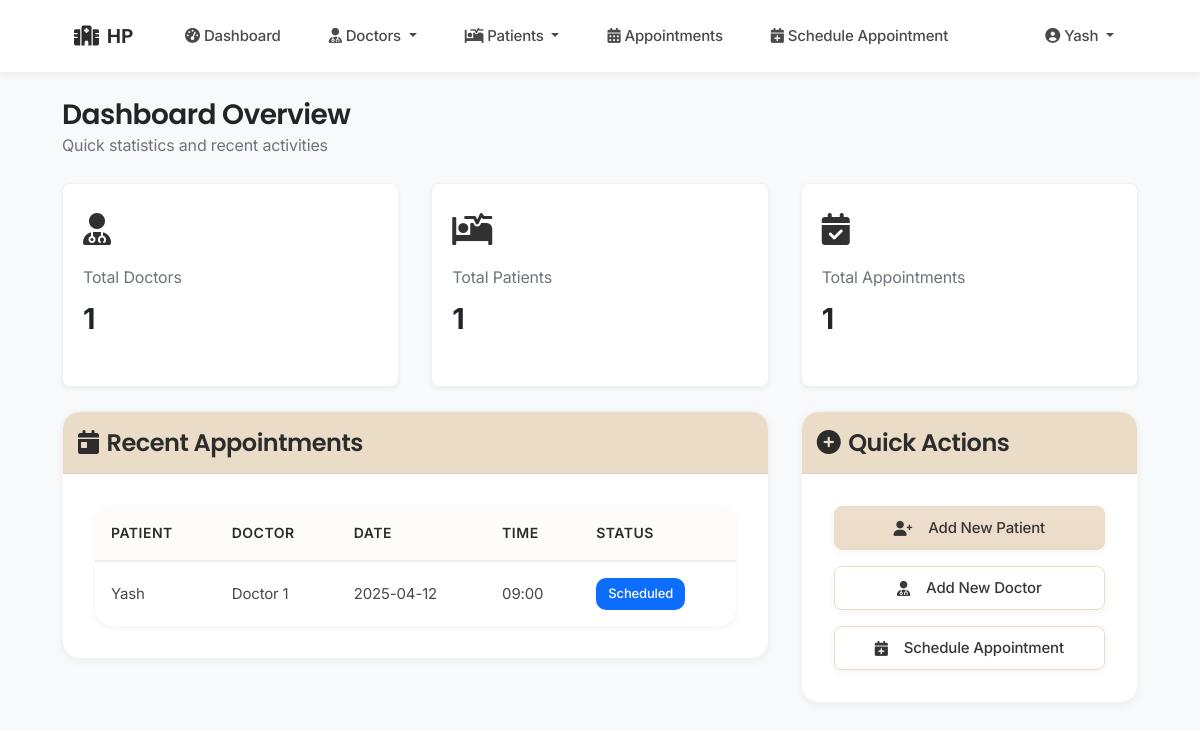
/admin/dashboard (signed in), run on the app's committed database.
### tables this page shows
CREATE TABLE appointments (
                id INTEGER PRIMARY KEY AUTOINCREMENT,
                patient_id INTEGER NOT NULL,
                doctor_id INTEGER NOT NULL,
                date TEXT NOT NULL,
                time_slot TEXT NOT NULL,
                status TEXT DEFAULT 'Scheduled',
                notes TEXT,
                created_at TIMESTAMP DEFAULT CURRENT_TIMESTAMP,
                hospital_id INTEGER NOT NULL,
                FOREIGN KEY (patient_id) REFERENCES patients(id),
                FOREIGN KEY (doctor_id) REFERENCES doctors(id),
                FOREIGN KEY (hospital_id) REFERENCES staff(id)
            );

CREATE TABLE patients (
                id INTEGER PRIMARY KEY AUTOINCREMENT,
                name TEXT NOT NULL,
                age INTEGER NOT NULL,
                gender TEXT,
                contact TEXT,
                address TEXT,
                medical_history TEXT,
                created_at TIMESTAMP DEFAULT CURRENT_TIMESTAMP,
                created_by INTEGER,
                hospital_id INTEGER NOT NULL,
                FOREIGN KEY (created_by) REFERENCES staff(id),
                FOREIGN KEY (hospital_id) REFERENCES staff(id)
            );

CREATE TABLE doctors (
                id INTEGER PRIMARY KEY AUTOINCREMENT,
                name TEXT NOT NULL,
                specialization TEXT NOT NULL,
                experience INTEGER,
                consultation_fee REAL,
                contact TEXT,
                bio TEXT,
                image_path TEXT,
                username TEXT UNIQUE,
                password TEXT,
                created_by INTEGER,
                hospital_id INTEGER NOT NULL,
                FOREIGN KEY (created_by) REFERENCES staff(id),
                FOREIGN KEY (hospital_id) REFERENCES staff(id)
            );

### app.py (the view)
@app.route('/admin/dashboard')
def admin_dashboard():
    if 'user_id' not in session or session['user_type'] != 'admin':
        return redirect(url_for('login'))
    conn = get_db_connection()
    doctors_count = conn.execute('SELECT COUNT(*) FROM doctors WHERE hospital_id = ?',
                               (session['hospital_id'],)).fetchone()[0]
    patients_count = conn.execute('SELECT COUNT(*) FROM patients WHERE hospital_id = ?',
                                (session['hospital_id'],)).fetchone()[0]
    appointments_count = conn.execute('SELECT COUNT(*) FROM appointments WHERE hospital_id = ?',
                                    (session['hospital_id'],)).fetchone()[0]
    recent_appointments = conn.execute('''
        SELECT a.id, p.name as patient_name, d.name as doctor_name, a.date, a.time_slot, a.status
        FROM appointments a
        JOIN patients p ON a.patient_id = p.id
        JOIN doctors d ON a.doctor_id = d.id
        WHERE a.hospital_id = ?
        ORDER BY a.date DESC, a.time_slot DESC
        LIMIT 5
    ''', (session['hospital_id'],)).fetchall()
    conn.close()
    return render_template('admin/dashboard.html',
                         doctors_count=doctors_count,
                         patients_count=patients_count,
                         appointments_count=appointments_count,
                         recent_appointments=recent_appointments)

### app.py (called while the page is built)
@app.context_processor
def utility_processor():
    def now():
        return datetime.now()
    return dict(now=now)

def get_db_connection():
    try:
        conn = sqlite3.connect(get_db_path())
        conn.row_factory = sqlite3.Row
        return conn
    except sqlite3.Error as e:
        logger.error(f"Database connection error: {e}")
        raise

### database.py (called while the page is built)
def get_db_path():
    app_dir = os.path.dirname(os.path.abspath(__file__))
    if 'RENDER' in os.environ:
        db_dir = os.path.join(app_dir, 'data')
        if not os.path.exists(db_dir):
            os.makedirs(db_dir, exist_ok=True)
            logger.info(f"Created database directory: {db_dir}")
        return os.path.join(db_dir, 'hospital.db')
    else:
        instance_path = os.path.join(app_dir, 'instance')
        if not os.path.exists(instance_path):
            os.makedirs(instance_path, exist_ok=True)
            logger.info(f"Created instance directory: {instance_path}")
        return os.path.join(instance_path, 'hospital.db')

### templates/admin/dashboard.html (shortened to what this page needs)
{% extends "base.html" %}
{% block content %}
<div class="mb-4">
    <h3 class="text-dark mb-0">Dashboard Overview</h3>
    <p class="text-muted">Quick statistics and recent activities</p>
</div>
<div class="row g-4 mb-4">
    <div class="col-md-4">
        <a href="{{ url_for('view_doctors') }}" class="text-decoration-none">
            <div class="dashboard-card">
                <div class="card-icon">
                    <i class="fas fa-user-md"></i>
                </div>
                <div class="card-title">Total Doctors</div>
                <div class="card-value">{{ doctors_count }}</div>
            </div>
        </a>
    </div>
    <div class="col-md-4">
        <a href="{{ url_for('view_patients') }}" class="text-decoration-none">
            <div class="dashboard-card">
                <div class="card-icon">
                    <i class="fas fa-procedures"></i>
                </div>
                <div class="card-title">Total Patients</div>
                <div class="card-value">{{ patients_count }}</div>
            </div>
        </a>
    </div>
    <div class="col-md-4">
        <a href="{{ url_for('view_appointments') }}" class="text-decoration-none">
            <div class="dashboard-card">
                <div class="card-icon">
                    <i class="fas fa-calendar-check"></i>
                </div>
                <div class="card-title">Total Appointments</div>
                <div class="card-value">{{ appointments_count }}</div>
            </div>
        </a>
    </div>
</div>
<div class="row">
    <div class="col-md-8">
        <div class="card">
            <div class="card-header text-white d-flex justify-content-between align-items-center" style="background-color:rgb(235, 220, 200); padding: 15px 15px">
                <h4 class="mb-0"><i class="fas fa-calendar-day me-2"></i>Recent Appointments</h4>
            </div>
            <div class="card-body">
                <div class="table-responsive">
                    <table class="table table-hover">
                        <thead>
                            <tr>
                                <th>Patient</th>
                                <th>Doctor</th>
                                <th>Date</th>
                                <th>Time</th>
                                <th>Status</th>
                            </tr>
                        </thead>
                        <tbody>
                            {% for app in recent_appointments %}
                            <tr onclick="window.location.href='{{ url_for('view_appointments') }}'" style="cursor: pointer;">
                                <td>{{ app.patient_name }}</td>
                                <td>{{ app.doctor_name }}</td>
                                <td>{{ app.date }}</td>
                                <td>{{ app.time_slot }}</td>
                                <td>
                                    <span class="badge
                                        {% if app.status == 'Completed' %}bg-success
                                        {% elif app.status == 'Cancelled' %}bg-danger
                                        {% else %}bg-primary{% endif %}">
                                        {{ app.status }}
                                    </span>
                                </td>
                            </tr>
                            {% else %}
                            <tr>
                                <td colspan="5" class="text-center">No recent appointments</td>
                            </tr>
                            {% endfor %}
                        </tbody>
                    </table>
                </div>
            </div>
        </div>
    </div>
    <div class="col-md-4">
        <div class="card">
            <div class="card-header text-white d-flex justify-content-between align-items-center" style="background-color:rgb(235, 220, 200); padding: 15px 15px">
                <h4 class="mb-0"><i class="fas fa-plus-circle me-2"></i>Quick Actions</h4>
            </div>
            <div class="card-body">
                <div class="action-buttons">
                    <a href="{{ url_for('add_patient') }}" class="btn btn-primary action-btn">
                        <i class="fas fa-user-plus"></i>Add New Patient
                    </a>
                    <a href="{{ url_for('add_doctor') }}" class="btn btn-outline-primary action-btn">
                        <i class="fas fa-user-md"></i>Add New Doctor
                    </a>
                    <a href="{{ url_for('schedule_appointment') }}" class="btn btn-outline-primary action-btn">
                        <i class="fas fa-calendar-plus"></i>Schedule Appointment
                    </a>
                </div>
            </div>
        </div>
    </div>
</div>
{% endblock %}

### templates/base.html (style rules this page uses)
:root { --primary: rgb(235, 220, 200); --primary-dark: rgb(215, 200, 180); --primary-light: rgba(235, 220, 200, 0.1); --primary-lighter: rgba(235, 220, 200, 0.05); --secondary: rgb(200, 185, 165); --text-primary: #2c2c2c; --text-secondary: #4a4a4a; --bg-light: #fafafa; --white: #ffffff; --border-color: rgba(0,0,0,0.05); --success: #2e8b57; --success-light: rgba(46, 139, 87, 0.1); --info: rgb(235, 220, 200); --info-light: rgba(235, 220, 200, 0.1); --warning: #d4a017; --warning-light: rgba(212, 160, 23, 0.1); --danger: #c41e3a; --danger-light: rgba(196, 30, 58, 0.1); --spacing-xs: 0.5rem; --spacing-sm: 0.75rem; --spacing-md: 1rem; --spacing-lg: 1.5rem; --spacing-xl: 2rem; --radius-xs: 6px; --radius-sm: 10px; --radius-md: 14px; --radius-lg: 18px; --radius-xl: 24px; --radius-2xl: 30px; --radius-full: 9999px; --shadow-sm: 0 2px 8px rgba(0,0,0,0.05); --shadow-md: 0 4px 12px rgba(0,0,0,0.08); --shadow-lg: 0 8px 24px rgba(0,0,0,0.12); --transition-fast: all 0.2s ease; --transition-normal: all 0.3s ease; }
body { font-family: 'Inter', sans-serif; min-height: 100vh; display: flex; flex-direction: column; background-color: var(--bg-light); color: var(--text-primary); line-height: 1.6; -webkit-font-smoothing: antialiased; letter-spacing: -0.01em; }
h1, h2, h3, h4, h5, h6 { font-family: 'Poppins', sans-serif; font-weight: 600; color: var(--text-primary); margin-bottom: var(--spacing-lg); letter-spacing: -0.02em; line-height: 1.3; }
.dashboard-card { background: var(--white); border-radius: var(--radius-lg); padding: var(--spacing-xl); box-shadow: var(--shadow-sm); border: 1px solid var(--border-color); transition: var(--transition-normal); margin-bottom: var(--spacing-lg); }
.btn { padding: 0.625rem 1.25rem; font-weight: 500; border-radius: var(--radius-md); transition: var(--transition-fast); position: relative; overflow: hidden; min-width: 120px; height: 44px; display: inline-flex; align-items: center; justify-content: center; gap: var(--spacing-xs); font-size: 0.9375rem; line-height: 1.5; text-align: center; white-space: nowrap; vertical-align: middle; cursor: pointer; user-select: none; border: 1px solid transparent; box-shadow: var(--shadow-sm); }
.btn::after { content: ''; position: absolute; top: 0; left: 0; width: 100%; height: 100%; background: linear-gradient(rgba(255,255,255,0.1), rgba(255,255,255,0)); pointer-events: none; transition: var(--transition-fast); }
.btn-primary { background-color: var(--primary) !important; border-color: var(--primary) !important; color: var(--text-primary) !important; }
.btn-outline-primary { color: var(--text-primary) !important; border-color: var(--primary) !important; background-color: transparent; }
.row { margin-left: calc(-1 * var(--spacing-md)); margin-right: calc(-1 * var(--spacing-md)); }
.row > [class*="col-"] { padding-left: var(--spacing-md); padding-right: var(--spacing-md); }
.table { width: 100%; margin-bottom: 0; background-color: var(--white); border-radius: var(--radius-lg); overflow: hidden; box-shadow: var(--shadow-sm); border-collapse: separate; border-spacing: 0; }
.table thead th { background-color: var(--primary-light); color: var(--text-primary); font-weight: 600; font-size: 0.875rem; text-transform: uppercase; letter-spacing: 0.5px; padding: var(--spacing-md); border-bottom: 2px solid var(--border-color); vertical-align: middle; }
.table tbody td { padding: var(--spacing-md); vertical-align: middle; border-bottom: 1px solid var(--border-color); font-size: 0.9375rem; color: var(--text-secondary); line-height: 1.6; }
.table tbody tr:last-child td { border-bottom: none; }
.table-responsive { border-radius: var(--radius-lg); box-shadow: var(--shadow-sm); margin-bottom: 0; }
.table .badge { padding: 0.5rem 0.75rem; font-weight: 500; font-size: 0.8125rem; border-radius: var(--radius-sm); line-height: 1.2; }
.card { border-radius: var(--radius-lg); border: 1px solid var(--border-color); box-shadow: var(--shadow-sm); overflow: hidden; transition: var(--transition-normal); }
.card-header { background-color: var(--primary); border-bottom: 1px solid var(--border-color); padding: var(--spacing-lg); }
.card-body { padding: var(--spacing-xl); }

### data on the page
appointments: patient_name "Yash", doctor_name "Doctor 1", date "2025-04-12", time_slot "09:00", status "Scheduled"

### other printed values
{{ session.get('hospital_name', 'Hospital Management') }} "HP"
{{ session.get('name', 'User') }} "Yash"
{{ doctors_count }} "1"
{{ patients_count }} "1"
{{ appointments_count }} "1"
